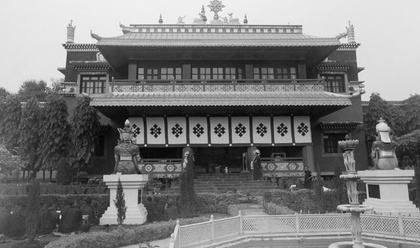
%> input picture entrega2/3-filtros_frecuencia/edificio_china.jpg, 420 x 248 px, shrunk from 640 x 378 before the run
$ octave gaussiano_alto.m   (GNU Octave 9; MATLAB toolbox functions it lacks are replaced by stand-ins)
%> lines starting %> are read from the running program, lines starting %| are printed output that depends on the picture
pkg load image;

% Filtro Gaussiano (Paso Alto)
clc; clear; close all;
I = imread('edificio_china.jpg');
%> I is the input picture: size 248x420x3 uint8; min 4, max 250, mean 123.5
subplot(2, 2, 1);
imshow(I);
title('Imagen original');
I = im2double(I);
%> I: size 248x420x3 double

% Almacenar tamaño de la imagen
[M, N] = size(I);
%> M = 248; N = 1260

% Calcular DFT-2D
F = fft2(I);
subplot(2, 2, 2);
imshow(log(1+abs(F)), []);
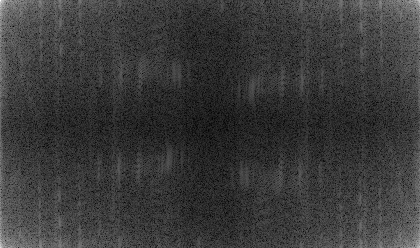
%> displayed picture: size 248x420x3, on the screen's scale of 0 to 255; min 0, max 255, mean 58
title('DFT-2D');


% Calcular matriz de distancia
D = zeros(M, N);
P = floor(M/2); Q = floor(N/2);
%> after `P = floor(M/2)`: P = 124
%> after `Q = floor(N/2)`: Q = 630
for i = 1:M
  for j = 1:N
    D(i, j) = sqrt((i-P)^2 + (j-Q)^2);
  endfor
endfor
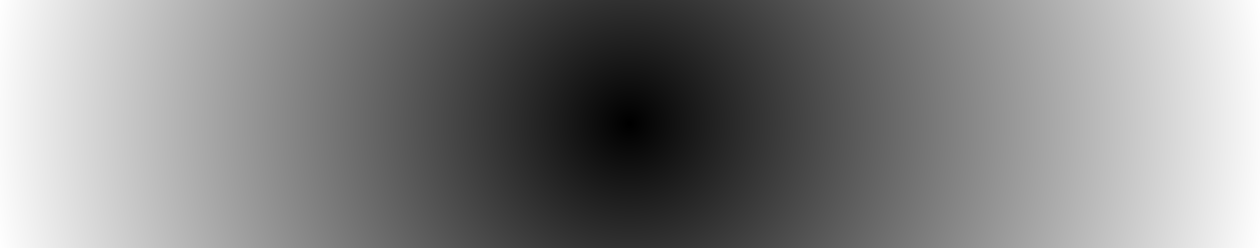
%> D: size 248x1260 double; min 0, max 642.1, mean 327.8; drawn with min black and max white

% Sigma
S = 10;

% Filtro Gaussiano
H = 1-exp(-(D.^2)/(2*S^2));
H = fftshift(H);

% Convolución
%> (the run ends here)

$ run again, with entrega2/3-filtros_frecuencia/chest.jpg copied over entrega2/3-filtros_frecuencia/edificio_china.jpg
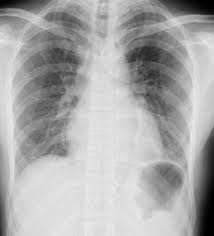
%> input picture entrega2/3-filtros_frecuencia/chest.jpg, 214 x 236 px
%> I is the input picture: size 236x214x3 uint8; min 0, max 237, mean 169.8
%> I: size 236x214x3 double
%> `imshow(log(1+abs(F)), []);`:
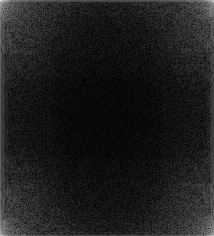
%> displayed picture: size 236x214x3, on the screen's scale of 0 to 255; min 0, max 255, mean 28.9
%> after the loop `for i = 1:M`:
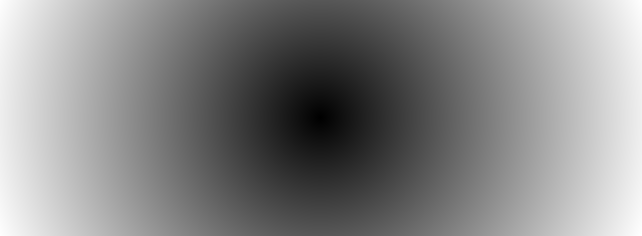
%> D: size 236x642 double; min 0, max 342, mean 178.8; drawn with min black and max white
